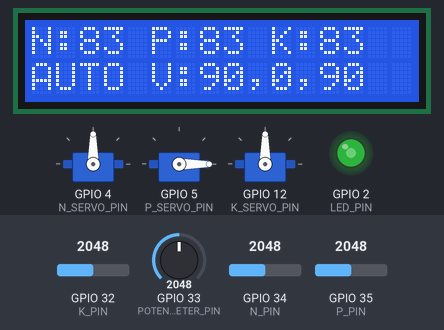
Recording of a sketch running on a simulated ESP32. Parts: 3 × servo, 16×2 character LCD, output pins drawn as LEDs (lit = HIGH). The inputs (shaded band) are chosen by the test bench; at power-on: GPIO 32 (K_PIN) = 2048, GPIO 34 (N_PIN) = 2048, GPIO 35 (P_PIN) = 2048, GPIO 33 (POTENTIOMETER_PIN) = 2048. WiFi joins after 1.5 s; servers stay silent unless stated; no MQTT or app messages arrive unless stated; what the sketch prints to the serial monitor is not drawn.

Above: at 6.0 s.
6.1 s: GPIO 32 (K_PIN) set to 2414
At 11.0 s:
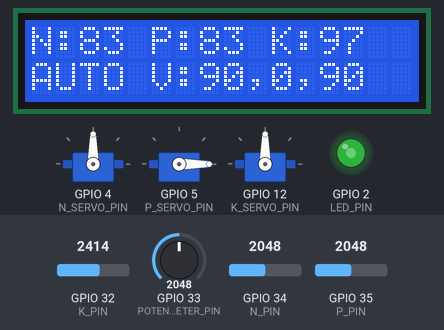
11.7 s: GPIO 32 (K_PIN) set to 2524
At 16.3 s:
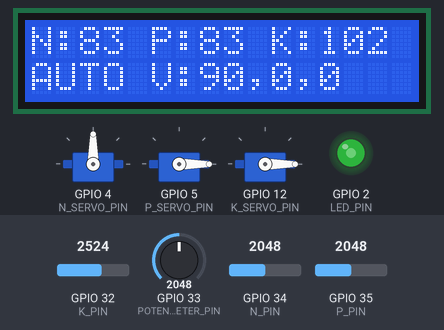
16.7 s: GPIO 34 (N_PIN) set to 1539
At 21.4 s:
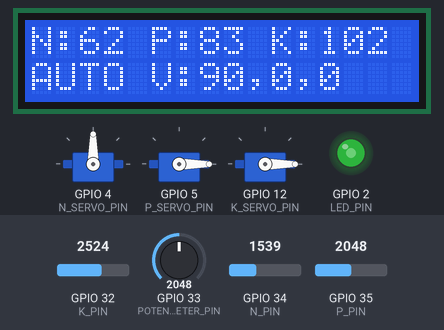
21.7 s: GPIO 34 (N_PIN) set to 1448
At 25.8 s:
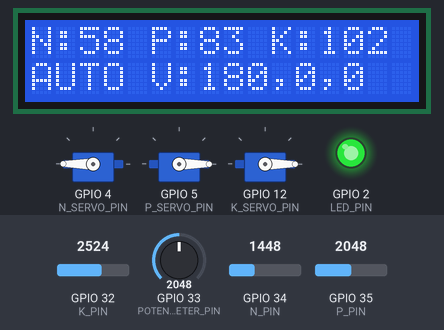
26.7 s: GPIO 35 (P_PIN) set to 1519
At 30.8 s:
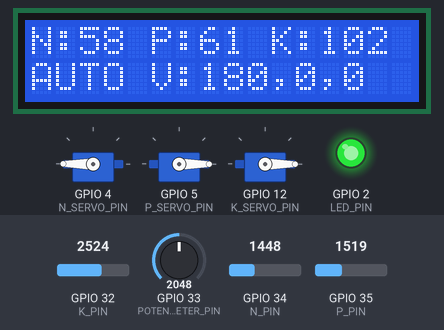
31.7 s: GPIO 35 (P_PIN) set to 1454
At 36.0 s:
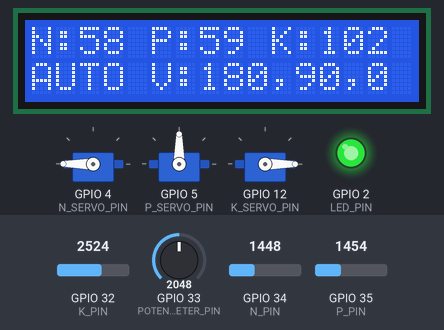
Timing chart, 0 to 37.5 s (numbered marks = the images above; inputs shaded):
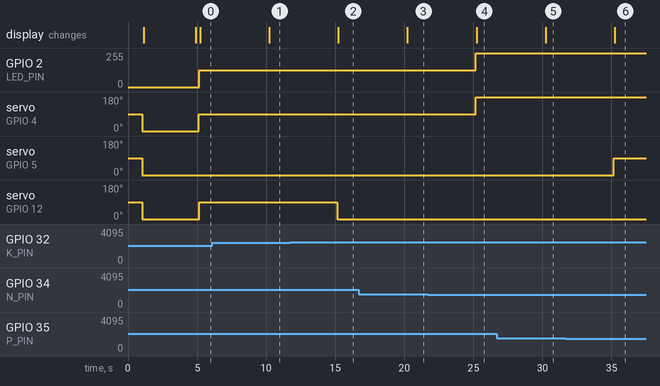

The sketch:

main.ino
```cpp
/*
 * ESP32 NPK Nutrient Control Board - REAL-TIME SERVO UPDATE
 * C++/Arduino Version for Smart Garden System
 * Fix: Servo updates in REAL-TIME based on current NPK values
 */

#include <WiFi.h>
#include <PubSubClient.h>
#include <ESP32Servo.h>
#include <LiquidCrystal_I2C.h>
#include <Wire.h>
#include <ArduinoJson.h>

// WiFi Configuration
const char* WIFI_SSID = "Wokwi-GUEST";
const char* WIFI_PASSWORD = "";

// MQTT Configuration
const char* MQTT_BROKER = "52.58.31.240";

const int MQTT_PORT = 1883;
const char* MQTT_CLIENT_ID = "ESP_NPK_CONTROL_01";
const char* MQTT_TOPIC_SENSOR = "garden/sensor/npk_data";
const char* MQTT_TOPIC_STATUS = "garden/status/npk_board";
const char* MQTT_TOPIC_ALERTS = "garden/alerts/npk_board";
const char* MQTT_TOPIC_COMMANDS = "garden/control/npk_commands";

// Hardware Pin Definitions
const int N_PIN = 34;
const int P_PIN = 35;
const int K_PIN = 32;
const int N_SERVO_PIN = 4;
const int P_SERVO_PIN = 5;
const int K_SERVO_PIN = 12;
const int LED_PIN = 2;
const int BUTTON_PIN = 25;
const int POTENTIOMETER_PIN = 33;
const int LCD_SDA_PIN = 21;
const int LCD_SCL_PIN = 22;
const int LCD_I2C_ADDRESS = 0x27;

// NPK Thresholds - ADJUSTED FOR ACTUAL SENSOR RANGE
// Sensor outputs: N=50-150ppm, P=20-100ppm, K=50-150ppm
const float N_MIN = 60.0;        // Below 60: CRITICAL (180°)
const float N_OPTIMAL = 100.0;   // 60-100: LOW (90°), Above 100: OPTIMAL (0°)
const float N_MAX = 150.0;
const float P_MIN = 30.0;        // Below 30: CRITICAL (180°)
const float P_OPTIMAL = 60.0;    // 30-60: LOW (90°), Above 60: OPTIMAL (0°)
const float P_MAX = 100.0;
const float K_MIN = 60.0;        // Below 60: CRITICAL (180°)
const float K_OPTIMAL = 100.0;   // 60-100: LOW (90°), Above 100: OPTIMAL (0°)
const float K_MAX = 150.0;

// ADC Configuration
const int ADC_RESOLUTION = 4096;
const float ADC_VOLTAGE = 3.3;

// NPK Calibration Values
float n_calibration = 1.0;
float p_calibration = 1.0;
float k_calibration = 1.0;
const float PPM_SCALING_FACTOR = 50.0;

// Timing Configuration
const unsigned long AUTOMATION_INTERVAL = 5000;  // Check every 5s for responsiveness
const unsigned long STATUS_INTERVAL = 10000;
const unsigned long WIFI_TIMEOUT = 20000;
const unsigned long MQTT_TIMEOUT = 15000;
const unsigned long BUTTON_DEBOUNCE = 200;

// Servo Configuration
const int SERVO_OPEN_ANGLE = 180;
const int SERVO_MID_ANGLE = 90;
const int SERVO_CLOSED_ANGLE = 0;
const int SERVO_MIN_PULSE_WIDTH = 780;
const int SERVO_MAX_PULSE_WIDTH = 2250;

// System Variables
bool system_initialized = false;
bool mqtt_connected = false;
bool auto_mode = true;
bool n_servo_active = false;
bool p_servo_active = false;
bool k_servo_active = false;
bool led_active = false;

// Timing Variables
unsigned long last_automation_check = 0;
unsigned long last_status_publish = 0;
unsigned long last_sensor_read = 0;
unsigned long last_wifi_check = 0;
unsigned long last_mqtt_check = 0;
unsigned long last_button_check = 0;
unsigned long system_start_time = 0;

// Sensor Variables
float current_nitrogen = 0.0;
float current_phosphorus = 0.0;
float current_potassium = 0.0;
int current_potentiometer = 0;
int current_button_state = HIGH;

// Button State Variables
bool button_last_state = HIGH;
bool button_current_state = HIGH;

// PWM Variables
int led_brightness = 0;

// Servo state tracking - REMOVED state strings, only track angles
int current_nservo_angle = -1;
int current_pservo_angle = -1;
int current_kservo_angle = -1;

// Global Objects
WiFiClient espClient;
PubSubClient client(espClient);
LiquidCrystal_I2C lcd(LCD_I2C_ADDRESS, 16, 2);
DynamicJsonDocument json_doc(512);

// Servo Objects
Servo nServo;
Servo pServo;
Servo kServo;

// Enum for nutrient types
enum NutrientType { NITROGEN, PHOSPHORUS, POTASSIUM };

// Utility Functions
void printWiFiStatus() {
    Serial.print("WiFi Status: ");
    if (WiFi.status() == WL_CONNECTED) {
        Serial.println("Connected");
        Serial.print("IP Address: ");
        Serial.println(WiFi.localIP());
    } else {
        Serial.println("Disconnected or Connecting");
    }
}

void printMQTTStatus() {
    Serial.print("MQTT Status: ");
    if (client.connected()) {
        Serial.println("Connected");
    } else {
        Serial.println("Disconnected");
    }
}

void updateLCD() {
    lcd.clear();
    lcd.setCursor(0, 0);
    lcd.print("N:");
    lcd.print(current_nitrogen, 0);
    lcd.print(" P:");
    lcd.print(current_phosphorus, 0);
    lcd.print(" K:");
    lcd.print(current_potassium, 0);

    lcd.setCursor(0, 1);
    lcd.print(auto_mode ? "AUTO" : "MAN");
    lcd.print(" V:");
    lcd.print(nServo.read());
    lcd.print(",");
    lcd.print(pServo.read());
    lcd.print(",");
    lcd.print(kServo.read());
}

// === UNIFIED SERVO CONTROL ===
void setServoAngle(NutrientType type, int angle) {
    angle = constrain(angle, 0, 180);

    Servo* servo;
    bool* active_flag;
    int* current_angle;
    String name;

    switch(type) {
        case NITROGEN:
            servo = &nServo;
            active_flag = &n_servo_active;
            current_angle = &current_nservo_angle;
            name = "N";
            break;
        case PHOSPHORUS:
            servo = &pServo;
            active_flag = &p_servo_active;
            current_angle = &current_pservo_angle;
            name = "P";
            break;
        case POTASSIUM:
            servo = &kServo;
            active_flag = &k_servo_active;
            current_angle = &current_kservo_angle;
            name = "K";
            break;
    }

    // Only update if angle actually changed
    if (*current_angle != angle) {
        servo->write(angle);
        *active_flag = (angle > 0);
        *current_angle = angle;
        Serial.println("🔧 " + name + " servo: " + String(*current_angle) + "° → " + String(angle) + "°");
    }
}

void deactivateAllServos() {
    setServoAngle(NITROGEN, 0);
    setServoAngle(PHOSPHORUS, 0);
    setServoAngle(POTASSIUM, 0);
}

// === LED CONTROL ===
void setLEDBrightness(int brightness) {
    brightness = constrain(brightness, 0, 255);
    if (led_brightness != brightness) {
        led_brightness = brightness;
        analogWrite(LED_PIN, brightness);
        led_active = (brightness > 0);
    }
}

void deactivateLED() {
    setLEDBrightness(0);
}

// Sensor Reading Functions
float readNitrogen() {
    int raw_value = analogRead(N_PIN);
    float voltage = (raw_value * ADC_VOLTAGE) / ADC_RESOLUTION;
    current_nitrogen = voltage * n_calibration * PPM_SCALING_FACTOR;
    return current_nitrogen;
}

float readPhosphorus() {
    int raw_value = analogRead(P_PIN);
    float voltage = (raw_value * ADC_VOLTAGE) / ADC_RESOLUTION;
    current_phosphorus = voltage * p_calibration * PPM_SCALING_FACTOR;
    return current_phosphorus;
}

float readPotassium() {
    int raw_value = analogRead(K_PIN);
    float voltage = (raw_value * ADC_VOLTAGE) / ADC_RESOLUTION;
    current_potassium = voltage * k_calibration * PPM_SCALING_FACTOR;
    return current_potassium;
}

int readPotentiometer() {
    int reading = analogRead(POTENTIOMETER_PIN);
    current_potentiometer = reading;
    return reading;
}

// === CALCULATE SERVO ANGLE FROM NPK VALUE ===
int calculateServoAngle(float value, float min_threshold, float optimal_threshold) {
    // Below minimum: OPEN (180°)
    if (value < min_threshold) {
        return SERVO_OPEN_ANGLE;
    }
    // Below optimal: MID (90°)
    else if (value < optimal_threshold) {
        return SERVO_MID_ANGLE;
    }
    // Optimal or above: CLOSED (0°)
    else {
        return SERVO_CLOSED_ANGLE;
    }
}

// === GET STATUS STRING ===
String getStatusString(float value, float min_threshold, float optimal_threshold) {
    if (value < min_threshold) return "CRITICAL";
    else if (value < optimal_threshold) return "LOW";
    else return "OPTIMAL";
}

// === REAL-TIME AUTO CONTROL LOGIC ===
void auto_control_logic() {
    // Read all sensors
    float n_value = readNitrogen();
    float p_value = readPhosphorus();
    float k_value = readPotassium();

    Serial.println("\n╔════════════════════════════════════╗");
    Serial.println("║   NPK REAL-TIME CONTROL UPDATE    ║");
    Serial.println("╚════════════════════════════════════╝");

    // Calculate target angles based on CURRENT values
    int n_target_angle = calculateServoAngle(n_value, N_MIN, N_OPTIMAL);
    int p_target_angle = calculateServoAngle(p_value, P_MIN, P_OPTIMAL);
    int k_target_angle = calculateServoAngle(k_value, K_MIN, K_OPTIMAL);

    // Get status strings
    String n_status = getStatusString(n_value, N_MIN, N_OPTIMAL);
    String p_status = getStatusString(p_value, P_MIN, P_OPTIMAL);
    String k_status = getStatusString(k_value, K_MIN, K_OPTIMAL);

    // Print current readings and targets
    Serial.println("┌─────────────────────────────────┐");
    Serial.println("│ NITROGEN (N)                    │");
    Serial.println("├─────────────────────────────────┤");
    Serial.print("│ Value: "); Serial.print(n_value, 1); Serial.println(" ppm");
    Serial.print("│ Status: "); Serial.println(n_status);
    Serial.print("│ Target Angle: "); Serial.print(n_target_angle); Serial.println("°");
    Serial.println("└─────────────────────────────────┘");

    Serial.println("┌─────────────────────────────────┐");
    Serial.println("│ PHOSPHORUS (P)                  │");
    Serial.println("├─────────────────────────────────┤");
    Serial.print("│ Value: "); Serial.print(p_value, 1); Serial.println(" ppm");
    Serial.print("│ Status: "); Serial.println(p_status);
    Serial.print("│ Target Angle: "); Serial.print(p_target_angle); Serial.println("°");
    Serial.println("└─────────────────────────────────┘");

    Serial.println("┌─────────────────────────────────┐");
    Serial.println("│ POTASSIUM (K)                   │");
    Serial.println("├─────────────────────────────────┤");
    Serial.print("│ Value: "); Serial.print(k_value, 1); Serial.println(" ppm");
    Serial.print("│ Status: "); Serial.println(k_status);
    Serial.print("│ Target Angle: "); Serial.print(k_target_angle); Serial.println("°");
    Serial.println("└─────────────────────────────────┘");

    // Update servos to target angles (only if changed)
    setServoAngle(NITROGEN, n_target_angle);
    setServoAngle(PHOSPHORUS, p_target_angle);
    setServoAngle(POTASSIUM, k_target_angle);

    // Update LED based on worst nutrient status
    int max_brightness = 0;
    if (n_target_angle > max_brightness) max_brightness = n_target_angle;
    if (p_target_angle > max_brightness) max_brightness = p_target_angle;
    if (k_target_angle > max_brightness) max_brightness = k_target_angle;

    // Map servo angle (0-180) to LED brightness (0-255)
    int led_value = map(max_brightness, 0, 180, 0, 255);
    setLEDBrightness(led_value);

    Serial.println("\n✅ Servo positions updated");
    Serial.println("═══════════════════════════════════\n");
}

void checkAutomation() {
    unsigned long current_time = millis();
    if (current_time - last_automation_check < AUTOMATION_INTERVAL) {
        return;
    }
    last_automation_check = current_time;

    if (!auto_mode) {
        Serial.println("⏸️  Auto mode disabled");
        return;
    }

    Serial.println("🔄 Running automation check...");
    auto_control_logic();
    updateLCD();
}

void publishSensorData() {
    if (!client.connected()) {
        Serial.println("⚠️  Cannot publish sensor data - MQTT disconnected");
        return;
    }

    json_doc.clear();

    // Primary sensor data (matching Node.js expected format)
    json_doc["device_id"] = "npk_control_board";
    json_doc["nitrogen"] = current_nitrogen;
    json_doc["phosphorus"] = current_phosphorus;
    json_doc["potassium"] = current_potassium;

    // Additional metadata
    json_doc["nitrogen_ppm"] = current_nitrogen;
    json_doc["phosphorus_ppm"] = current_phosphorus;
    json_doc["potassium_ppm"] = current_potassium;
    json_doc["potentiometer_value"] = current_potentiometer;
    json_doc["auto_mode"] = auto_mode;
    json_doc["n_servo_angle"] = nServo.read();
    json_doc["p_servo_angle"] = pServo.read();
    json_doc["k_servo_angle"] = kServo.read();
    json_doc["led_brightness"] = led_brightness;
    json_doc["uptime"] = millis() - system_start_time;
    json_doc["timestamp"] = millis();

    String message;
    serializeJson(json_doc, message);

    // Publish with QoS 1 for guaranteed delivery
    bool published = client.publish(MQTT_TOPIC_SENSOR, message.c_str(), false);

    if (published) {
        Serial.println("📡 NPK data published to MQTT");
        Serial.println("   Topic: " + String(MQTT_TOPIC_SENSOR));
        Serial.println("   Payload: " + message);
    } else {
        Serial.println("❌ Failed to publish NPK data");
    }
}

void publishSystemStatus() {
    if (!client.connected()) {
        Serial.println("⚠️  Cannot publish status - MQTT disconnected");
        return;
    }

    json_doc.clear();
    json_doc["device_id"] = "npk_control_board";
    json_doc["status"] = "online";
    json_doc["wifi_connected"] = (WiFi.status() == WL_CONNECTED);
    json_doc["mqtt_connected"] = mqtt_connected;
    json_doc["auto_mode"] = auto_mode;

    bool any_servo_open = n_servo_active || p_servo_active || k_servo_active;
    json_doc["dosing_state"] = any_servo_open ? "ACTIVE" : "INACTIVE";

    json_doc["system_uptime"] = millis() - system_start_time;
    json_doc["firmware_version"] = "1.0.8_mqtt_fix";
    json_doc["timestamp"] = millis();

    String message;
    serializeJson(json_doc, message);

    bool published = client.publish(MQTT_TOPIC_STATUS, message.c_str(), false);

    if (published) {
        Serial.println("📡 System status published");
    } else {
        Serial.println("❌ Failed to publish system status");
    }
}

void mqttCallback(char* topic, byte* payload, unsigned int length) {
    Serial.println("📨 MQTT: " + String(topic));

    payload[length] = '\0';
    String message = String((char*)payload);

    DeserializationError error = deserializeJson(json_doc, message);
    if (error) {
        Serial.println("❌ JSON error: " + String(error.c_str()));
        return;
    }

    String command = json_doc["command"];

    if (command == "set_auto_mode") {
        bool new_auto_mode = json_doc["auto_mode"];
        auto_mode = new_auto_mode;
        Serial.println("🔧 Auto mode: " + String(auto_mode ? "ON" : "OFF"));
        if (!auto_mode) {
            deactivateAllServos();
            deactivateLED();
        }
        updateLCD();

    } else if (command == "control_nitrogen_servo") {
        if (!auto_mode) {
            int angle = json_doc["angle"];
            setServoAngle(NITROGEN, angle);
            updateLCD();
        }

    } else if (command == "control_phosphorus_servo") {
        if (!auto_mode) {
            int angle = json_doc["angle"];
            setServoAngle(PHOSPHORUS, angle);
            updateLCD();
        }

    } else if (command == "control_potassium_servo") {
        if (!auto_mode) {
            int angle = json_doc["angle"];
            setServoAngle(POTASSIUM, angle);
            updateLCD();
        }

    } else if (command == "calibrate_npk") {
        float pot_factor = (float)readPotentiometer() / 2048.0;
        n_calibration = pot_factor;
        p_calibration = pot_factor;
        k_calibration = pot_factor;
        Serial.println("🔧 Calibration factor: " + String(pot_factor, 3));
        updateLCD();

    } else if (command == "get_status") {
        publishSystemStatus();
        publishSensorData();
    }
}

bool connectWiFi() {
    WiFi.mode(WIFI_STA);
    WiFi.begin(WIFI_SSID, WIFI_PASSWORD);
    Serial.println("Connecting to WiFi...");
    unsigned long start_time = millis();
    while (WiFi.status() != WL_CONNECTED && (millis() - start_time) < WIFI_TIMEOUT) {
        delay(500);
        Serial.print(".");
    }
    if (WiFi.status() == WL_CONNECTED) {
        Serial.println("\nWiFi connected!");
        Serial.print("IP: ");
        Serial.println(WiFi.localIP());
        return true;
    } else {
        Serial.println("\nWiFi failed!");
        return false;
    }
}

bool connectMQTT() {
    client.setServer(MQTT_BROKER, MQTT_PORT);
    client.setCallback(mqttCallback);
    client.setBufferSize(512); // Ensure enough buffer for JSON

    Serial.println("Connecting to MQTT...");
    Serial.println("Broker: " + String(MQTT_BROKER) + ":" + String(MQTT_PORT));

    int attempts = 0;
    while (!client.connected() && attempts < 3) {
        Serial.print("MQTT attempt ");
        Serial.print(attempts + 1);
        Serial.print("...");

        if (client.connect(MQTT_CLIENT_ID)) {
            Serial.println("connected");
            mqtt_connected = true;

            // Subscribe to command topic
            bool subscribed = client.subscribe(MQTT_TOPIC_COMMANDS);
            if (subscribed) {
                Serial.println("✓ Subscribed to: " + String(MQTT_TOPIC_COMMANDS));
            } else {
                Serial.println("✗ Failed to subscribe to commands");
            }

            // Publish initial status
            publishSystemStatus();
            delay(100); // Small delay between publishes
            publishSensorData();

            Serial.println("✓ MQTT fully initialized");
            return true;
        } else {
            Serial.print("failed, rc=");
            Serial.println(client.state());
            attempts++;
            delay(2000);
        }
    }
    return false;
}

void checkWiFiConnection() {
    unsigned long current_time = millis();
    if (current_time - last_wifi_check < 30000) { return; }
    last_wifi_check = current_time;
    if (WiFi.status() != WL_CONNECTED) {
        Serial.println("WiFi lost, reconnecting...");
        connectWiFi();
    }
}

void checkMQTTConnection() {
    unsigned long current_time = millis();
    if (current_time - last_mqtt_check < 10000) { return; }
    last_mqtt_check = current_time;
    if (!client.connected() && WiFi.status() == WL_CONNECTED) {
        Serial.println("MQTT lost, reconnecting...");
        mqtt_connected = false;
        connectMQTT();
    }
    client.loop();
}

void setup() {
    Serial.begin(115200);
    Serial.println();
    Serial.println("╔═══════════════════════════════════════╗");
    Serial.println("║  ESP32 NPK Control - Real-Time v1.0.8║");
    Serial.println("╚═══════════════════════════════════════╝");

    system_start_time = millis();
    system_initialized = false;

    // Initialize pins
    pinMode(N_PIN, INPUT);
    pinMode(P_PIN, INPUT);
    pinMode(K_PIN, INPUT);
    pinMode(POTENTIOMETER_PIN, INPUT);
    pinMode(LED_PIN, OUTPUT);
    pinMode(BUTTON_PIN, INPUT_PULLUP);

    // Initialize servos
    Serial.println("→ Initializing servos...");
    nServo.attach(N_SERVO_PIN, SERVO_MIN_PULSE_WIDTH, SERVO_MAX_PULSE_WIDTH);
    pServo.attach(P_SERVO_PIN, SERVO_MIN_PULSE_WIDTH, SERVO_MAX_PULSE_WIDTH);
    kServo.attach(K_SERVO_PIN, SERVO_MIN_PULSE_WIDTH, SERVO_MAX_PULSE_WIDTH);

    // Test pulse
    Serial.println("→ Servo test (90°)...");
    nServo.write(90);
    pServo.write(90);
    kServo.write(90);
    delay(1000);

    // Close all
    deactivateAllServos();
    Serial.println("→ Servos ready (0°)");

    // Initialize LCD
    Serial.println("→ Initializing LCD...");
    lcd.init();
    lcd.backlight();
    lcd.clear();
    lcd.setCursor(0, 0);
    lcd.print("NPK Control");
    lcd.setCursor(0, 1);
    lcd.print("v1.0.7 RealTime");
    delay(2000);

    // WiFi
    Serial.println("→ Connecting WiFi...");
    connectWiFi();

    // MQTT
    Serial.println("→ Connecting MQTT...");
    connectMQTT();

    // Initial sensor read
    Serial.println("→ Reading sensors...");
    readNitrogen();
    readPhosphorus();
    readPotassium();
    readPotentiometer();

    deactivateLED();
    system_initialized = true;
    updateLCD();

    Serial.println("\n╔═══════════════════════════════════════╗");
    Serial.println("║       SYSTEM READY                    ║");
    Serial.println("╚═══════════════════════════════════════╝");
    Serial.println("WiFi: " + String(WiFi.status() == WL_CONNECTED ? "✓" : "✗"));
    Serial.println("MQTT: " + String(client.connected() ? "✓" : "✗"));
    Serial.println("Auto: " + String(auto_mode ? "ON" : "OFF"));
    Serial.printf("NPK: N=%.1f P=%.1f K=%.1f ppm\n", current_nitrogen, current_phosphorus, current_potassium);
    Serial.println();
}

void loop() {
    unsigned long current_time = millis();

    // Maintain connections
    checkWiFiConnection();
    checkMQTTConnection();

    // Run automation
    checkAutomation();

    // Publish sensor data
    if (current_time - last_sensor_read >= 5000) {
        readNitrogen();
        readPhosphorus();
        readPotassium();
        readPotentiometer();

        // Ensure MQTT is connected before publishing
        if (client.connected()) {
            publishSensorData();
        } else {
            Serial.println("⚠️  Skipping sensor publish - MQTT disconnected");
        }

        last_sensor_read = current_time;
    }

    // Publish status
    if (current_time - last_status_publish >= STATUS_INTERVAL) {
        publishSystemStatus();
        last_status_publish = current_time;
    }

    // Update LCD
    static unsigned long last_lcd_update = 0;
    if (current_time - last_lcd_update >= 3000) {
        updateLCD();
        last_lcd_update = current_time;
    }

    delay(10);
}
```

Measured:
- the behaviour switches between 2482 and 2483 on GPIO 32 (K_PIN) (found by bisection; images 1 and 2)
- the behaviour switches between 1490 and 1489 on GPIO 34 (N_PIN) (found by bisection; images 3 and 4)
- the behaviour switches between 1490 and 1489 on GPIO 35 (P_PIN) (found by bisection; images 5 and 6)
- after the input at 6.1 s, the display: changes after 4.1 s (image 1)
- after the input at 11.7 s, servo on GPIO 12 (K_SERVO_PIN): 90° → 0° after 3.4 s; the display: changes after 3.5 s (image 2)
- after the input at 16.7 s, the display: changes after 3.5 s (image 3)
- after the input at 21.7 s, GPIO 2 (LED_PIN): 127/255 → 255/255 after 3.5 s; servo on GPIO 4 (N_SERVO_PIN): 90° → 180° after 3.5 s; the display: changes after 3.5 s (image 4)
- after the input at 26.7 s, the display: changes after 3.5 s (image 5)
- after the input at 31.7 s, servo on GPIO 5 (P_SERVO_PIN): 0° → 90° after 3.5 s; the display: changes after 3.5 s (image 6)
